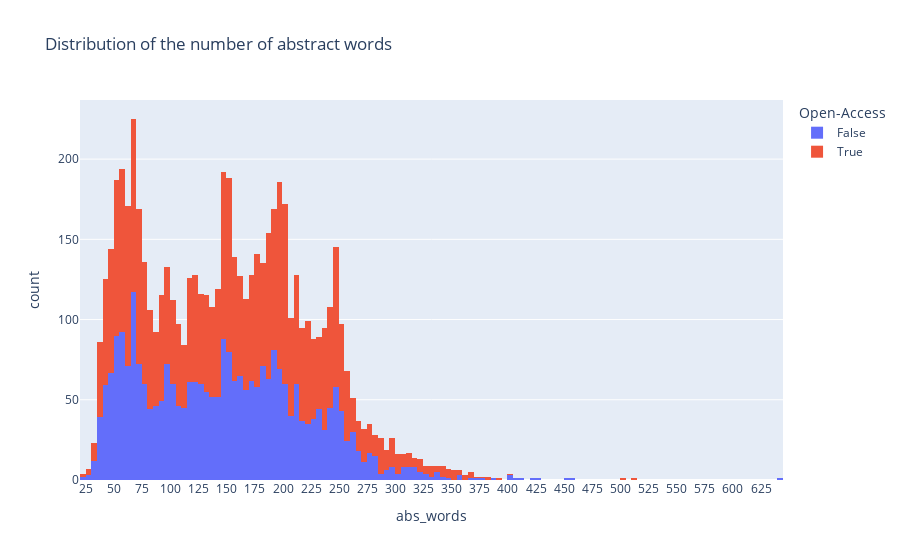

The notebook cell saved with this chart:
### Code cell
# Get a visualisation of the distribution of the number of title words
df['abs_words'] = df['abstract'].apply(lambda x: len(x.split(' ')))
display(df['abs_words'].mean())

fig = px.histogram(df, x='abs_words', title="Distribution of the number of abstract words", color='free',
                   labels={'count':'Count', 'title_words':'Number of words in abstract',
                   'free':'Open-Access'})
fig.update_layout(xaxis=dict(dtick=25))
fig.show()

### Figure 1 — Plotly figure (JSON) as saved in the notebook; plotly's stock layout.template omitted (floating-point values rounded to 4 significant figures; data arrays with more than 128 entries replaced by an {"elided": "..."} marker saying what was removed)
{"data": [{"alignmentgroup": "True", "bingroup": "x", "hovertemplate": "Open-Access=False<br>abs_words=%{x}<br>count=%{y}<extra></extra>", "legendgroup": "False", "marker": {"color": "#636efa", "pattern": {"shape": ""}}, "name": "False", "offsetgroup": "False", "orientation": "v", "showlegend": true, "type": "histogram", "x": {"elided": "2830 int values"}, "xaxis": "x", "yaxis": "y"}, {"alignmentgroup": "True", "bingroup": "x", "hovertemplate": "Open-Access=True<br>abs_words=%{x}<br>count=%{y}<extra></extra>", "legendgroup": "True", "marker": {"color": "#EF553B", "pattern": {"shape": ""}}, "name": "True", "offsetgroup": "True", "orientation": "v", "showlegend": true, "type": "histogram", "x": {"elided": "3463 int values"}, "xaxis": "x", "yaxis": "y"}], "layout": {"barmode": "relative", "legend": {"title": {"text": "Open-Access"}, "tracegroupgap": 0}, "title": {"text": "Distribution of the number of abstract words"}, "xaxis": {"anchor": "y", "domain": [0, 1], "dtick": 25, "title": {"text": "abs_words"}}, "yaxis": {"anchor": "x", "domain": [0, 1], "title": {"text": "count"}}}}
